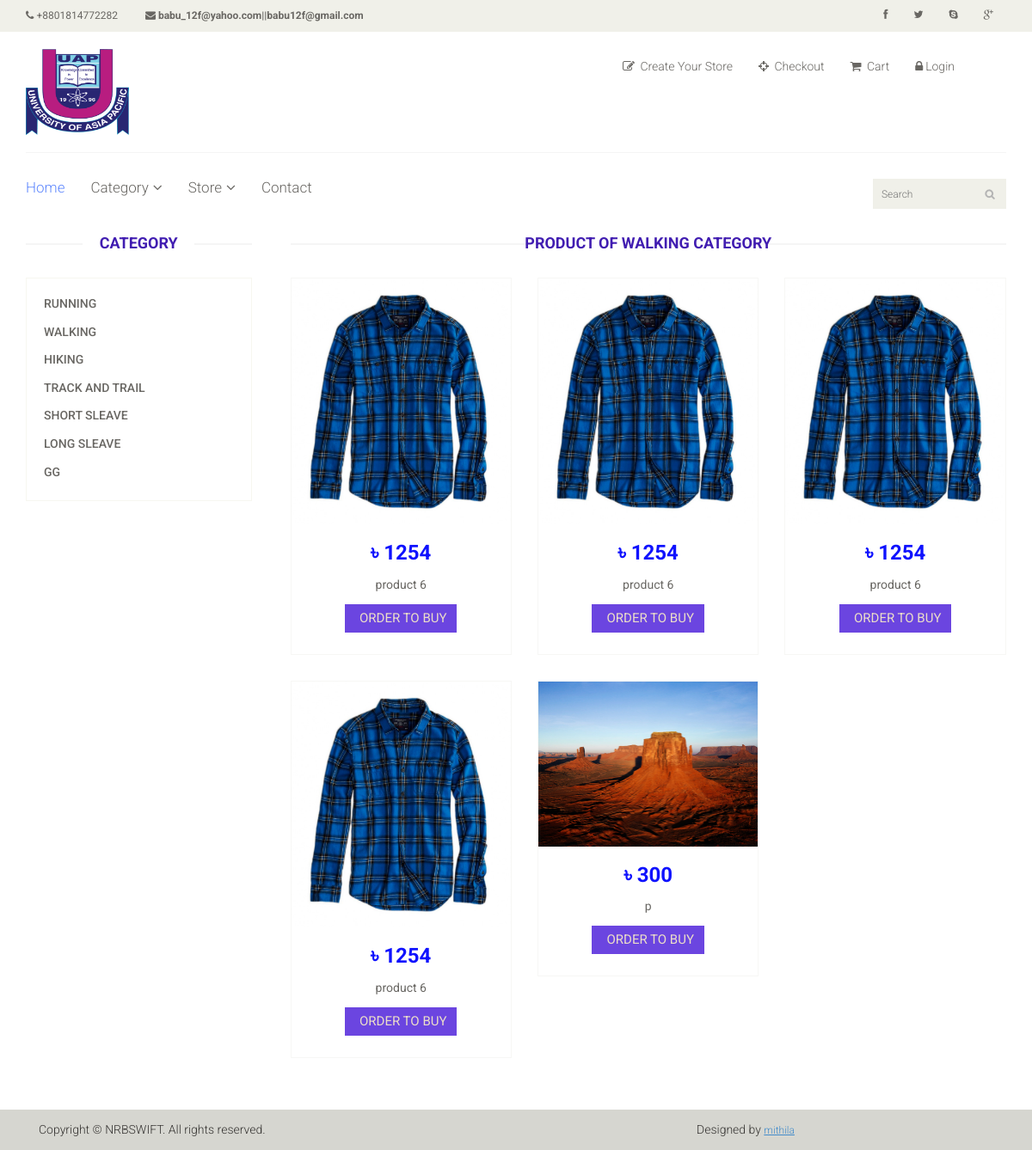
The page /shop.php?id=2 on the database its author committed.
### tables this page shows
CREATE TABLE IF NOT EXISTS `productcategories` (
`CategoryID` int(11) NOT NULL,
  `CategoryName` varchar(50) NOT NULL
);

CREATE TABLE IF NOT EXISTS `products` (
`ProductID` bigint(20) NOT NULL,
  `ProductSKU` varchar(50) NOT NULL,
  `ProductName` varchar(100) NOT NULL,
  `ProductPrice` float NOT NULL,
  `prevPrice` int(11) NOT NULL,
  `ProductWeight` float NOT NULL,
  `ProductCartDesc` varchar(250) NOT NULL,
  `ProductShortDesc` varchar(1000) NOT NULL,
  `ProductLongDesc` text NOT NULL,
  `ProductThumb` varchar(100) NOT NULL,
  `ProductImage` varchar(100) NOT NULL,
  `ProductCategoryID` int(11) DEFAULT NULL,
  `ProductAddDate` datetime NOT NULL,
  `ProductUpdateDate` timestamp NOT NULL DEFAULT CURRENT_TIMESTAMP,
  `ProductStock` float DEFAULT NULL,
  `ProductLive` tinyint(1) DEFAULT '0',
  `ProductUnlimited` tinyint(1) DEFAULT '1',
  `ProductLocation` varchar(250) DEFAULT NULL,
  `productOffer` varchar(100) NOT NULL
);

CREATE TABLE IF NOT EXISTS `productimage` (
  `productId` bigint(20) NOT NULL,
  `imageUrl` varchar(300) NOT NULL,
  `mainImage` enum('0','1') NOT NULL
);

### db.php (called while the page is built, shortened)
<?php
	function clean($str) {
		$str = @trim($str);
		return mysql_real_escape_string($str);
	}
	function countAllProduct($id=NULL){
		$total_pages=null;
		if($id!=NULL){
			$sql="SELECT COUNT(*) as num FROM `productcat` INNER JOIN `products` ON products.ProductID = productcat.ProductID INNER JOIN `productcategories` ON productcategories.categoryID = productcat.categoryId WHERE productcat.categoryId={$id}";
			$total_pages = mysql_fetch_array(mysql_query($sql));
			$total_pages = $total_pages[0];
		}
		else{
			$sql="SELECT COUNT(*) as num FROM `products`";
			$total_pages = mysql_fetch_array(mysql_query($sql));
			$total_pages = $total_pages[0];
		}
		return $total_pages;
	}
?>

### pagination.php (called while the page is built, shortened)
<?php
class Pagination {
  public $current_page;
  public $per_page;
  public function __construct($page=1, $per_page=20, $total_count=0){
  	$this->current_page = (int)$page;
    $this->per_page = (int)$per_page;
  }
  public function offset() {
    return ($this->current_page - 1) * $this->per_page;
  }
}
?>

### shop.php (the view, shortened to what this page needs)
<?php
    require_once('db.php');
    require_once('pagination.php');
?>
<?php
    $sql_catagory="SELECT * FROM productcategories";
	if(isset($_GET['id']) && is_numeric($_GET['id'])){
		$category_id = clean($_GET['id']);
	}
	else{
		redirect_to('index.php');
	}
	$page = !empty($_GET['page']) ? (int)$_GET['page'] : 1;
	$per_page = 12;
	$total_count = countAllProduct($category_id);
	$pagination = new Pagination($page, $per_page, $total_count);
	$sql_main = "SELECT products.* FROM `productcat` ";
	$sql_main .= "INNER JOIN `products` ON products.ProductID = productcat.ProductID ";
	$sql_main .= "INNER JOIN `productcategories` ON productcategories.categoryID = productcat.categoryId ";
	$sql_main .= "WHERE productcat.categoryId={$category_id} ";
	$sql_main .= "ORDER BY products.ProductUpdateDate DESC ";
	$sql_main.=	"LIMIT {$per_page} ";
	$sql_main.=	"OFFSET {$pagination->offset()}";
	$result_catProduct=mysql_query($sql_main);
	$sql_search="SELECT CategoryName FROM productcategories where CategoryID={$category_id}";
	$result_search = mysql_query($sql_search);
	$result_search = mysql_fetch_array($result_search);
?>
<!DOCTYPE html>
<html lang="en">
<head>
	<link href="css/bootstrap.min.css" rel="stylesheet">
    <link href="style.css" rel="stylesheet">
	<link rel="stylesheet" href="elusive-icons/css/elusive-icons.min.css">
	<link rel="stylesheet" href="font-awesome/css/font-awesome.min.css">
    <link href="css/bootstrap.min.css" rel="stylesheet">
    <link href="css/font-awesome.min.css" rel="stylesheet">
    <link href="css/prettyPhoto.css" rel="stylesheet">
    <link href="css/price-range.css" rel="stylesheet">
    <link href="css/animate.css" rel="stylesheet">
	<link href="css/main.css" rel="stylesheet">
	<link href="css/responsive.css" rel="stylesheet">
</head>
<body>
	<?php require_once('include/header.php'); ?>
	<section>
		<div class="container">
			<div class="row">
				<div class="col-sm-3">
					<div class="left-sidebar">
						<h2>Category</h2>
						<div class="panel-group category-products" id="accordian">
							<?php
								$result_category = mysql_query($sql_catagory);
								while($d = mysql_fetch_array($result_category)){
							?>
								<div class="panel panel-default">
									<div class="panel-heading">
										<h4 class="panel-title"><a href='shop.php?id=<?php echo $d[0];?>'><?php echo $d[1]; ?></a></h4>
									</div>
								</div>
							<?php
								}
							?>
						</div>
					</div>
				</div>
				<div class="col-sm-9 padding-right">
					<div class="features_items">
						<h2 class="title text-center">product of <?php echo $result_search[0]; ?> category</h2>
						<?php
							while($d = mysql_fetch_array($result_catProduct)){
								$product_id=$d[0];
								$sql_productimage="SELECT * FROM productimage where productId=$product_id and mainImage='1'";
								$result_main_image=mysql_query($sql_productimage);
								$r=mysql_fetch_array($result_main_image)
						?>
							<div class="col-sm-4">
								<div class="product-image-wrapper">
									<div class="single-products">
										<div class="productinfo text-center">
											<a href="product-details.php?id=<?php echo $product_id ?>"> <img src="<?php echo $r[1]; ?>" alt="" /></a>
											<h2>৳ <?php echo $d[3]; ?></h2>
											<p><?php echo $d[2]; ?></p>
											<a href="product-details.php?id=<?php echo $product_id ?>" class="btn btn-default add-to-cart"><i class="fa fa-default"></i>Order to buy</a>
										</div>
									</div>
								</div>
							</div>
						<?php
							}
						?>
					</div>
						<nav>
						</nav>
				</div>
			</div>
		</div>
	</section>
	<footer id="footer">
		<?php require_once('include/footer.php'); ?>
</body>
</html>

### css/style.css (style rules this page uses)
body { font-family: 'Open Sans', sans-serif; background:#222; }
a { font-size:12px; color:#777; }
p { line-height: 26px;. }
img { max-width:100%; }
.btn { background-color:#F5F5F5; background-image:none; border:1px solid #eee; padding:5px 8px; font-size:11px; font-family: montserrat; color:#333; text-shadow:none; text-transform: uppercase; box-shadow:none; border-radius:0px; transition:all 0.4s ease 0s; }
h2 { font-size:14px; font-weight:400; color:#555; text-transform:uppercase; margin-bottom:20px; font-family:'Montserrat',sans-serif; }
.panel-default > .panel-heading { background-image: none; background-repeat: repeat-x; }
.panel-default > .panel-heading { background-color: #FFFFFF; border-color: #fff; color: #333333; }
.text-center { text-align:center; }

### css/main.css (style rules this page uses)
body { font-family: 'Roboto', sans-serif; position: relative; font-weight:400px; //background: url(http://localhost/eComRi/images/background.jpg) top center; }
a { -webkit-transition: 300ms; -moz-transition: 300ms; -o-transition: 300ms; transition: 300ms; }
h1, h2, h3, h4, h5, h6 { font-family: 'Roboto', sans-serif; }
#footer { background: #F0F0E9; }
.category-products { border: 1px solid #F7F7F0; margin-bottom: 35px; padding-bottom: 20px; padding-top: 15px; }
.left-sidebar h2, .brands_products h2 { color: #411DB1; font-family: 'Roboto', sans-serif; font-size: 18px; font-weight: 700; margin: 0 auto 30px; text-align: center; text-transform: uppercase; position: relative; z-index:3; }
.left-sidebar h2:after, h2.title:after { content: " "; position: absolute; border: 1px solid #f5f5f5; bottom:8px; left: 0; width: 100%; height: 0; z-index: -2; }
.left-sidebar h2:before { content: " "; position: absolute; background: #fff; bottom: -6px; width: 130px; height: 30px; z-index: -1; left: 50%; margin-left: -65px; }
h2.title:before { content: " "; position: absolute; background: #fff; bottom: -6px; width: 220px; height: 30px; z-index: -1; left: 50%; margin-left: -110px; }
.category-products .panel { background-color: #FFFFFF; border: 0px; border-radius: 0px; box-shadow:none; margin-bottom: 0px; }
.category-products .panel-default .panel-heading { background-color: #FFFFFF; border: 0 none; color: #FFFFFF; padding: 5px 20px; }
.category-products .panel-default .panel-heading .panel-title a { color: #696763; font-family: 'Roboto', sans-serif; font-size: 14px; text-decoration: none; text-transform: uppercase; }
.padding-right { padding-right: 0; }
.features_items { overflow:hidden; }
h2.title { color: #411DB1 ; font-family: 'Roboto', sans-serif; font-size: 18px; font-weight: 700; margin: 0 15px; text-transform: uppercase; margin-bottom: 30px; position: relative; }
.product-image-wrapper { border:1px solid #F7F7F5; overflow: hidden; margin-bottom:30px; }
.single-products { position: relative; }
.productinfo h2 { color: #0F12FE; font-family: 'Roboto', sans-serif; font-size: 24px; font-weight: 700; }
.productinfo p { font-family: 'Roboto', sans-serif; font-size: 14px; font-weight: 400; color: #696763; }
.productinfo img { width: 100%; }
.productinfo { position:relative; }
.features_items div:nth-child(3n+2) { clear:left; }
.add-to-cart { background:#6B45E0; border: 0 none; border-radius: 0; color: #ECDEC8; font-family: 'Roboto', sans-serif; font-size: 15px; margin-bottom: 25px; }

### rows shown on the page
productcategories: CategoryName "RUNNING"
productcategories: CategoryName "WALKING"
productcategories: CategoryName "HIKING"
productcategories: CategoryName "TRACK AND TRAIL"
productcategories: CategoryName "SHORT SLEAVE"
productcategories: CategoryName "LONG SLEAVE"
productcategories: CategoryName "GG"
products: productimage.imageUrl (picture), ProductPrice "1254", ProductName "product 6"
products: productimage.imageUrl (picture), ProductPrice "1254", ProductName "product 6"
products: productimage.imageUrl (picture), ProductPrice "1254", ProductName "product 6"
products: productimage.imageUrl (picture), ProductPrice "1254", ProductName "product 6"
products: productimage.imageUrl (picture), ProductPrice "300", ProductName "p"
